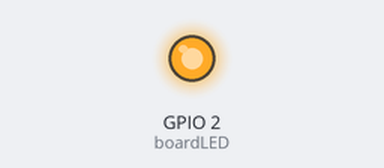
This sketch was run on a simulated ESP32. On the bench: output pins drawn as LEDs (lit = HIGH). WiFi joins after 1.5 s; servers stay silent unless stated; no MQTT or app messages arrive unless stated; what the sketch prints to the serial monitor is not drawn.

Above: at 2.21 s.
At 4.8 s:
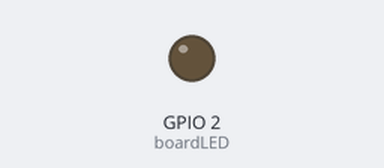
Timing chart, 0 to 9.0 s (numbered marks = the images above):
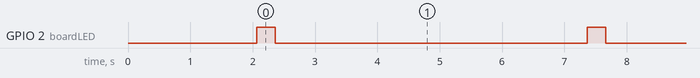

Measured:
- by itself, GPIO 2 (boardLED): alternates HIGH for 0.30 s and LOW for 5.0 s

The sketch:

esp32_v1.ino
```cpp
#include <WiFi.h>
#include <PubSubClient.h>
#include <ArduinoJson.h>

//----------------------------------------------------------
// Definições e configurações

#define boardLED 2 // LED onboard

// Identificadores
const char *ID = "1";
const char *moduleID = "ESP32-TESTE";

// Wi-Fi
const char *SSID = "Francescos";
const char *PASSWORD = "frankeko";

// MQTT Broker
const char *BROKER_MQTT = "104.41.50.45";
const int BROKER_PORT = 1883;
const char *mqttUser = "";
const char *mqttPassword = "";

// Tópico MQTT
#define TOPICO_PUBLISH "mottu/moto01/status"

//----------------------------------------------------------
// Variáveis globais

WiFiClient espClient;
PubSubClient MQTT(espClient);
char buffer[256];
int contagem = 0;

//----------------------------------------------------------
// Conexão Wi-Fi

void initWiFi()
{
    WiFi.begin(SSID, PASSWORD);
    Serial.print("Conectando ao Wi-Fi");
    while (WiFi.status() != WL_CONNECTED)
    {
        delay(1000);
        Serial.print(".");
    }
    Serial.println("\nWi-Fi conectado!");
    Serial.print("IP: ");
    Serial.println(WiFi.localIP());
    Serial.print("MAC Address: ");
    Serial.println(WiFi.macAddress());
}

void reconectaWiFi()
{
    if (WiFi.status() != WL_CONNECTED)
    {
        Serial.println("Reconectando Wi-Fi...");
        initWiFi();
    }
}

//----------------------------------------------------------
// Conexão MQTT

void initMQTT()
{
    MQTT.setServer(BROKER_MQTT, BROKER_PORT);
    while (!MQTT.connected())
    {
        Serial.println("Conectando ao Broker MQTT...");
        if (MQTT.connect(moduleID, mqttUser, mqttPassword))
        {
            Serial.println("Conectado ao Broker!");
        }
        else
        {
            Serial.print("Falha na conexão. Estado: ");
            Serial.println(MQTT.state());
            delay(2000);
        }
    }
}

void verificaConexoesWiFiEMQTT()
{
    reconectaWiFi();
    if (!MQTT.connected())
    {
        initMQTT();
    }
    MQTT.loop();
}

//----------------------------------------------------------
// Envio e feedback

void enviaEstadoOutputMQTT()
{
    MQTT.publish(TOPICO_PUBLISH, buffer);
    Serial.println("Mensagem publicada com sucesso!");
}

void piscaLed()
{
    digitalWrite(boardLED, HIGH);
    delay(300);
    digitalWrite(boardLED, LOW);
}

//----------------------------------------------------------
// Setup inicial

void setup()
{
    Serial.begin(115200);
    pinMode(boardLED, OUTPUT);
    digitalWrite(boardLED, LOW);
    initWiFi();
    initMQTT();
}

//----------------------------------------------------------
// Loop principal

void loop()
{
    // Verifica e mantém conexões ativas com Wi-Fi e MQTT
    verificaConexoesWiFiEMQTT();

    // Montagem do documento JSON
    StaticJsonDocument<300> doc;

    // 1. Identificação
    doc["ID"] = ID;
    doc["Sensor"] = moduleID;

    // 2. Rede
    doc["IP"] = WiFi.localIP();
    doc["RSSI"] = WiFi.RSSI();
    doc["REGISTRO"] = contagem;
    contagem = contagem + 1;

    // 3. Dados de sensores
    // INSIRA AQUI OS DADOS DOS SEUS SENSORES
    // doc["Temperatura"] = temperatura;

    // Serializa JSON para string
    serializeJson(doc, buffer);

    // Exibe no monitor serial
    Serial.println(buffer);

    // Envia via MQTT
    enviaEstadoOutputMQTT();

    // Feedback visual
    piscaLed();

    // Intervalo de envio
    delay(5000);
}
```
